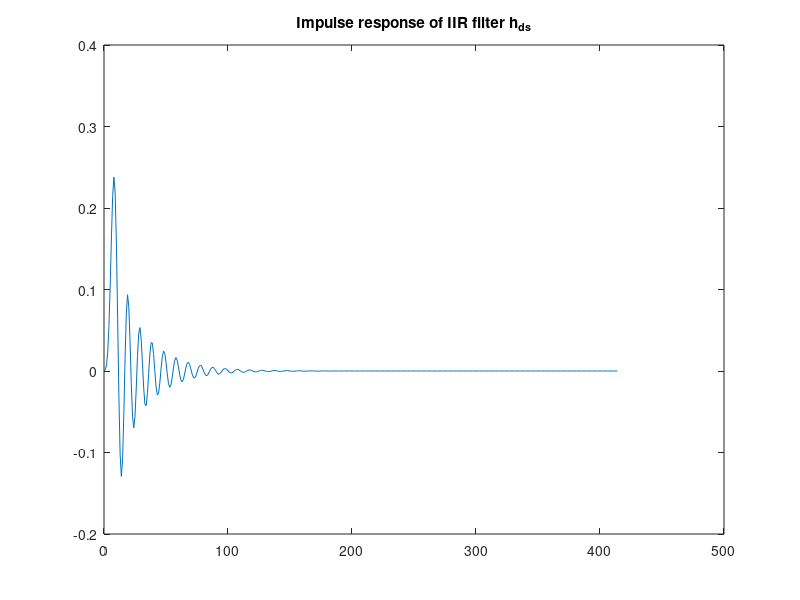
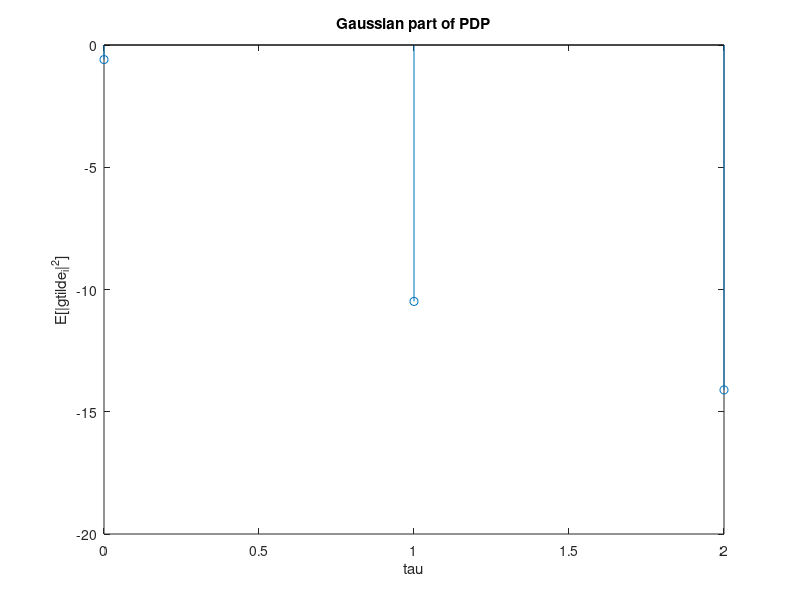
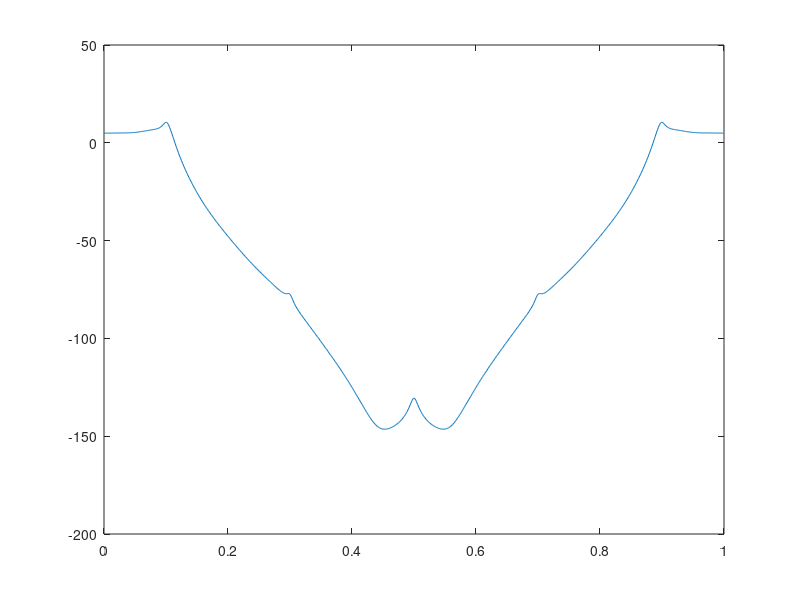
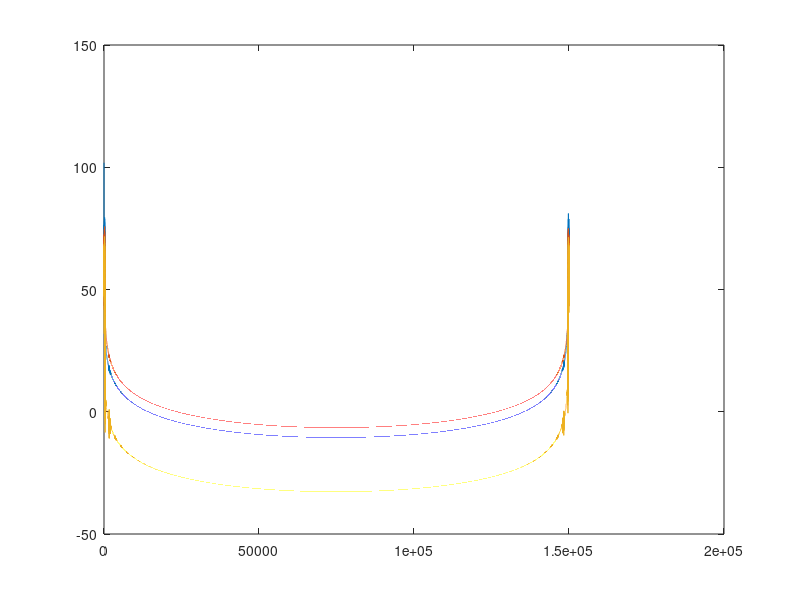

Recreate these plots in MATLAB, in order. (Note: this script raises an error after producing the figures.)
%% Clear, initialize useful quantities
clear all
close all
clc

Tc = 1; % This is the smallest time interval we want to simulate
T = 4*Tc;   % Time sampling interval of the input of the channel
Kdb = 3; % 3 dB
K = 10^(Kdb/10);
fd = 5*10^-3/T; % doppler frequency
% these are the coefficients proposed by the authors of anastchugg97
a_dopp = [1, -4.4153, 8.6283, -9.4592, 6.1051, -1.3542, -3.3622, 7.2390, ...
    -7.9361, 5.1221, -1.8401, 2.8706e-1];
b_dopp = [1.3651e-4, 8.1905e-4, 2.0476e-3, 2.7302e-3, 2.0476e-3, 9.0939e-4, ...
    6.7852e-4, 1.3550e-3, 1.8076e-3, 1.3550e-3, 5.3726e-4, 6.1818e-5, -7.1294e-5, ...
    -9.5058e-5, -7.1294e-5, -2.5505e-5, 1.3321e-5, 4.5186e-5, 6.0248e-5, 4.5186e-5, ...
    1.8074e-5, 3.0124e-6];
[h_dopp, t_dopp] = impz(b_dopp, a_dopp);
figure, plot(t_dopp, h_dopp), title('Impulse response of IIR filter h_{ds}')
hds_nrg = sum(h_dopp.^2)
b_dopp = b_dopp / sqrt(hds_nrg);

%% Display the PDP for the channel

% The PDP is the sampling of a continuous time exponential PDP with
% tau_rms / T = 0.3, so tau_rms / Tc = 1.2
% See 4.224 for reference
tau_rms = 0.3*T;  % Tc = 1, as it is the fundamental sampling time

N_h = 3; % To be determined
% note that for this choice of final_tau
residual_power = exp(-N_h*Tc/tau_rms);
if (residual_power > 0.1)
    disp('Consider increasing final_tau, since the exp is truncated too early')
end
tau = 0:Tc:N_h-1;
pdp_gauss = 1/tau_rms * exp(-tau/tau_rms);

C = sqrt(K/(K+1));
% normalize pdp: it must be sum(E[|gtilde_i|^2]) = 1 - C^2
pdp_gauss = pdp_gauss.*(1-C^2)/sum(pdp_gauss);

M_d = sum(pdp_gauss);

% Determine suitable length for h, N_h, define criterion
% N_h is final_tau, the criterion is linked to the truncation of
% exp(t/taurms)

pdp = pdp_gauss;
pdp(1) = pdp(1) + C^2;

% Plot the normalised PDP
figure, stem(tau,10*log10(pdp)), title('Gaussian part of PDP'), xlabel('tau'), ylabel('E[|gtilde_i|^2]');

%% We now have to generate the time behavior of the i-th coefficient. For
% this, we use the model in figure 4.36, page 315.
% The transient will have length equal to the length of the convolution of
% the filter cascade. We will drop that quantity of samples.
% The book suggests using 1/10 < f_d*Tp < 1/5. (Benvenuto said Tp/Tq = 50 or
% more)

Tq = Tc; % Fundamental sampling time. This is the same as Tc, right???
% We stick to anastasopolous chugg paper (1997) and choose Tp such that
% fd*Tp = 0.1
Tp = 1/10 * (1/fd) * Tq; % Sampling time used for filtering the white noise
fprintf('fd * Tp = %d \n', Tp*fd);
g_samples_needed = 200000; % Some will be dropped because of transient
w_samples_needed = ceil(g_samples_needed / Tp);
transient = ceil(g_samples_needed/4);

% Doppler filter shape
[Hf, f] = freqz(b_dopp, a_dopp, 1000, 'whole');
figure, plot(f/(2*pi), 20*log10(abs(Hf)))

% Generate complex-valued Gaussian white noise with zero mean and unit
% variance
rng('default');

g_mat = zeros(N_h, g_samples_needed - transient);
for ray = 1:N_h
    
    w = wgn(w_samples_needed,1,0,'complex');
    fprintf('variance of white noise=%d \n', var(w))
    % Filter the wgn with a narrowband filter. The filter will have the
    % classical Doppler spectrum in the frequency domain, with f_d * Tc = 1.25*10^-3
    % By using the approach suggested in anastchugg97 we use an iir filter
    % with known coefficients which is the convolution of a Cheby lowpass and a shaping filter.
    % Note that it is
    % possible to initialize properly the filters, consider doing it in
    % following versions since it allows to start in steady state conditions
    % and avoid dropping about many samples (it is a very cool thing!)
    gprime = filter(b_dopp, a_dopp, w);
    fprintf('g %d after iterpolation has mean %d and variance %d  \n', ray, mean(gprime), var(gprime));
    %Gpr = fft(gprime);
    %figure, plot(20*log10(abs(Gpr)))
    
    % Interpolation
    t = 1:length(gprime);
    t_fine = Tq/Tp:Tq/Tp:length(gprime);
    
    g_fine = interp1(t, gprime, t_fine, 'spline');
    fprintf('g %d after iterpolation has mean %d and variance %d  \n', ray, mean(g_fine), var(g_fine));
    % Drop the transient
    g_mat(ray, :) = g_fine(transient+1:end);
end

% Energy scaling
for k = 1:N_h
    g_mat(k, :) = g_mat(k, :)*sqrt(pdp_gauss(k));
end

% Only for LOS component
g_mat(1, :) = g_mat(1, :) + C;

G = fft(g_mat, [], 2);

figure, plot(20*log10(abs(G.')));

%% Show the behavior of |g_1(nTc)| for n = 0:1999, dropping the transient

for i = 1:N_h
    figure, plot(0:1999, 20*log10(abs(g_mat(i, 1:2000).')))
end
g_mean = mean(g_mat(:, 1:5000).');
g_var = 10*log10(var(g_mat(:, :).'));



%% Histogram of g_1

figure, histogram(abs(g_mat(2, 1:1000).')/sqrt(pdp_gauss(2)), 100)

%% Autocorrelation of g_1

begin = 1;
end_factor = 0.2;
g1_temp = g_mat(2, begin:end*end_factor).';
N_corr = 4000; %floor(length(g1_temp/10)); % there are lot of samples!

autoc_1_intime = autocorrelation(g1_temp, N_corr);
z = (0:length(autoc_1_intime)-1)*2*pi*fd; %support for bessel function, LAG not actual time
M_1 = autoc_1_intime(1); %stat power of g_1 over the considered support in time
bess = besselj(0, z); %bessel function of order 0

figure, plot(real(autoc_1_intime)), hold on, plot(bess*M_1)
legend('Real(r_g(\Delta t))', 'Bessel function, first type, order 0')
title('From t=0')

begin = 30000;
end_factor = 0.5;
g1_temp = g_mat(2, begin:end*end_factor).';
N_corr = 4000; %floor(length(g1_temp/10)); % there are lot of samples!

autoc_1_intime = autocorrelation(g1_temp, N_corr);
z = (0:length(autoc_1_intime)-1)*2*pi*fd;
M_1 = autoc_1_intime(1);
bess = besselj(0, z);

figure, plot(real(autoc_1_intime)), hold on, plot(bess*M_1)
legend('Real(r_g(\Delta t))', 'Bessel function, first type, order 0')
title(sprintf('From t=%d', begin))


%% Simulation

rng('default') % for reproducibility
numexp = 1000;
g_1 = zeros(numexp, 1);
for k = 1:numexp
    disp(k)
    w = wgn(w_samples_needed,1,0,'complex');
    
    gprime = filter(b_dopp, a_dopp, w);
    
    % Interpolation
    t = 1:length(gprime);
    t_fine = Tq/Tp:Tq/Tp:length(gprime);
    
    g_fine = interp1(t, gprime, t_fine, 'spline');
    
    % Drop the transient
    g_notrans = g_fine(50000:end);
    
    % Energy scaling
    g_1(k) = g_notrans(152);  % it should be multiplied by sqrt(pdp(2)) but since
    % for the histogram it is required to divide for the same factor then
    % we drop this computation to save computational time
end

figure, histogram(abs(g_1), 50)
